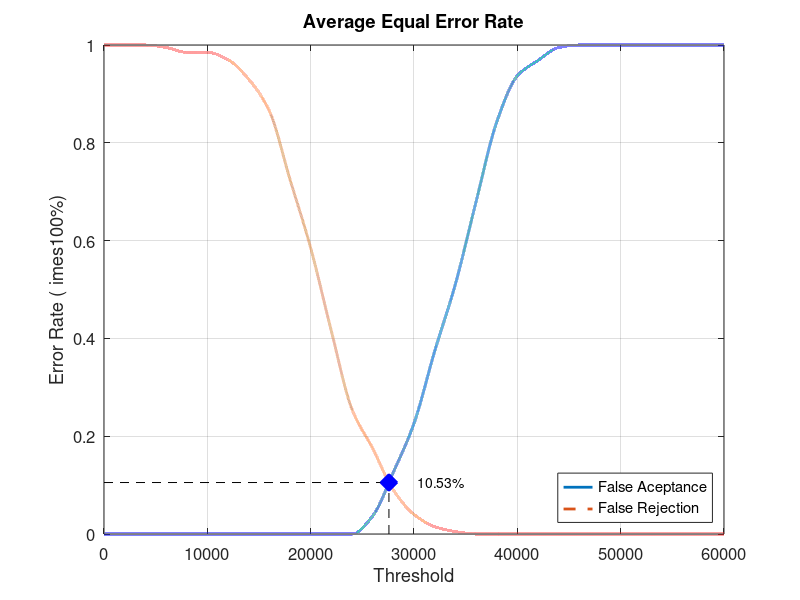
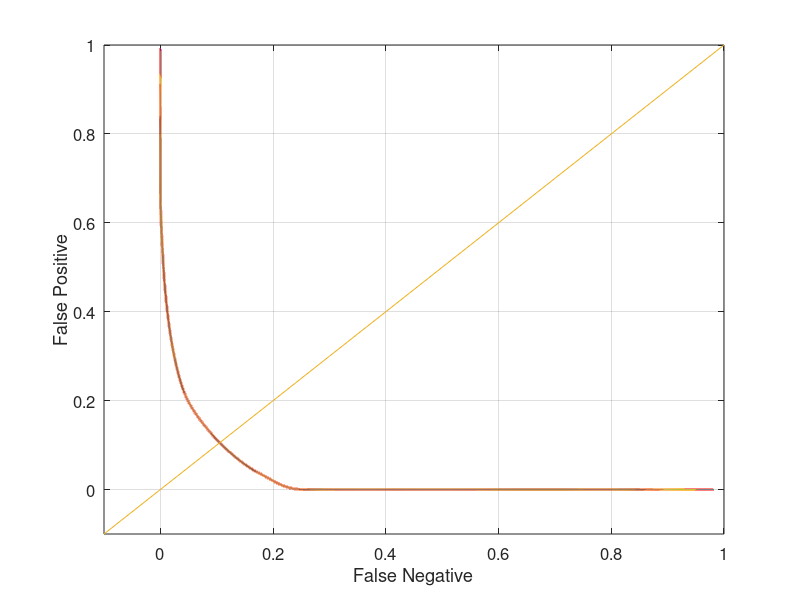

These figures' MATLAB source, in order:
close all;
clear;
clc;
x = 0:2000:60000;
xq = 0:0.5:60000;

y0 = [0 0 0 0 0 0 0 0 0 0 0 0 0 0.0368421 0.126316 0.226316 0.373684 0.510526 0.678947 0.842105 0.936842 0.968421 0.994737 1 1 1 1 1 1 1 1]
yy0 = interp1(x, y0, xq, 'pchip');
y1 = [1 1 1 0.995 0.985 0.985 0.97 0.93 0.865 0.725 0.585 0.415 0.255 0.175 0.09 0.04 0.015 0.005 0 0 0 0 0 0 0 0 0 0 0 0 0]
yy1 = interp1(x, y1, xq, 'pchip');

% Calculating EER: 
y2 = abs(y0 - y1);
find(y2 == min(y2))
yy2 = abs(yy0 - yy1);
xEER = find(yy2 == min(yy2));
xEERIndex = xq(xEER) % X-axis EER
yEER = yy0(xEER) % Y-axis EER

main = figure
plot(xq, yy0,'-','LineWidth', 2);	hold on
plot(xq, yy1,'--','LineWidth', 2);	hold on
plot([xEERIndex xEERIndex], [0 yEER], 'k--');	hold on
plot([0 xEERIndex], [yEER yEER], 'k--');	hold on
plot(xEERIndex, yEER, 'bx', 'LineWidth', 10);	hold on
text(xEERIndex + 10 * xEERIndex / 100, yEER, [num2str(round((10000 * yEER)) / 100) '%'])
legend('False Aceptance', 'False Rejection', 'Location', 'SouthEast')
xlabel('Threshold')
ylabel('Error Rate (	imes100%)')
title('Average Equal Error Rate')
set(gca, 'FontSize', 12)
axis([0 60000 0 1])
grid on

print(main, 'Database1_2Main', '-dpng');
FNRxFPR = figure('Color', [1 1 1]);
plot(yy1, yy0, '-', yy1, yy0, 'LineWidth', 2);
hold on
y = -0.1:0.1:1
plot(y, y); 
set(gca, 'FontSize', 12)
xlabel('False Negative')
ylabel('False Positive')
axis([-0.1 1 -0.1 1])
set(gca, 'FontSize', 12)
grid on

print(FNRxFPR, 'Database1_2FNRxFPR','-dpng');
